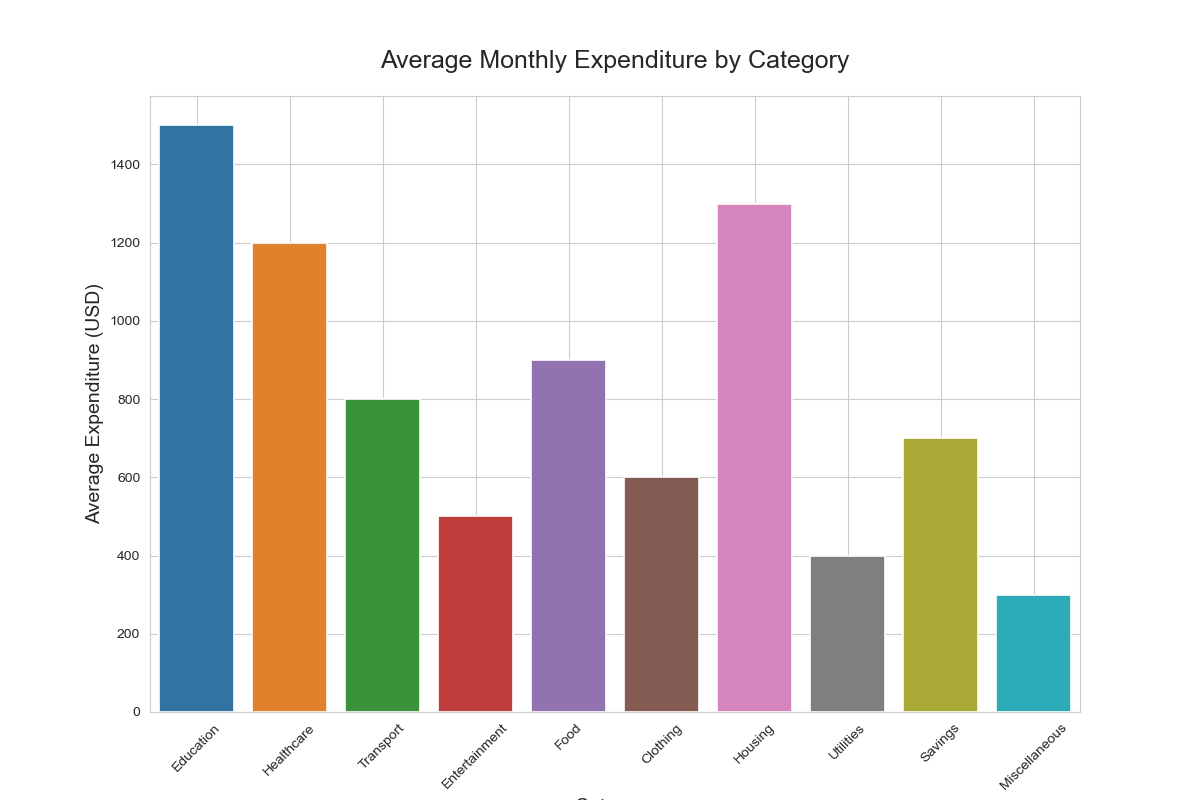

Python code for this plot:

import seaborn as sns
import pandas as pd
import matplotlib.pyplot as plt

# Data preparation
data = {
    'Category': ['Education', 'Healthcare', 'Transport', 'Entertainment', 'Food', 'Clothing', 'Housing', 'Utilities', 'Savings', 'Miscellaneous'],
    'Average_Expenditure': [1500, 1200, 800, 500, 900, 600, 1300, 400, 700, 300]
}

df = pd.DataFrame(data)

# Plotting
plt.figure(figsize=(12, 8))
sns.barplot(x='Category', y='Average_Expenditure', data=df, palette=["#1f77b4", "#ff7f0e", "#2ca02c", "#d62728", "#9467bd", "#8c564b", "#e377c2", "#7f7f7f", "#bcbd22", "#17becf"], linewidth=1.2)

# Customize the chart
plt.title('Average Monthly Expenditure by Category', fontsize=18, pad=20)
plt.xlabel('Category', fontsize=14)
plt.ylabel('Average Expenditure (USD)', fontsize=14)
plt.xticks(rotation=45)
plt.grid(axis='x')

# Show the plot
plt.show()
